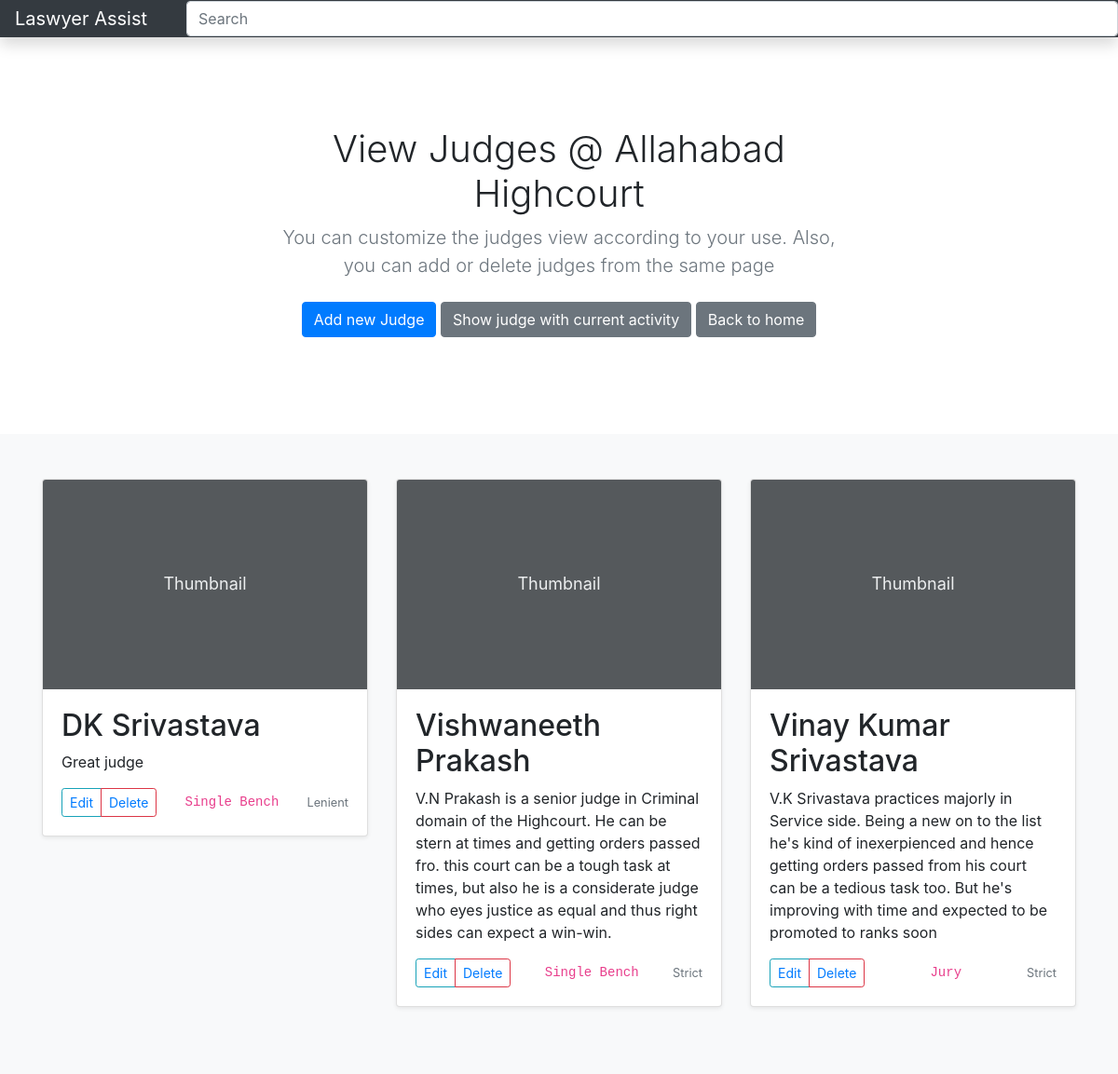
/album/judges.php, run on the app's committed database.
### tables this page shows
CREATE TABLE `court` (
  `courtid` int(4) NOT NULL AUTO_INCREMENT,
  `courtname` varchar(55) NOT NULL,
  `courttype` varchar(55) NOT NULL,
  `casesinthecourt` varchar(127) DEFAULT NULL,
  `court_description` varchar(511) NOT NULL,
  `court_priority` varchar(10) NOT NULL,
  PRIMARY KEY (`courtid`)
);

### album/judges.php (the view, shortened to what this page needs)
<!doctype html>
<html lang="en">
  <head>
<link href="../assets/dist/css/bootstrap.min.css" rel="stylesheet">
    <link href="album.css" rel="stylesheet">
  </head>
  <body>
  <nav class="navbar navbar-dark sticky-top bg-dark flex-md-nowrap p-0 shadow">
  <a class="navbar-brand col-md-3 col-lg-2 mr-0 px-3" href="#">Laswyer Assist</a>
  <input class="form-control form-control-dark w-100" type="text" placeholder="Search" aria-label="Search">
</nav>
<main role="main">
  <section class="jumbotron text-center">
    <div class="container">
      <h1>View Judges @ Allahabad Highcourt</h1>
      <p class="lead text-muted">You can customize the judges view according to your use. Also, you can add or delete judges from the same page</p>
      <p>
        <a href="#" class="btn btn-primary my-2" data-toggle="modal" data-target="#addModal">Add new Judge</a>
        <a href="currentjudge.php" class="btn btn-secondary my-2">Show judge with current activity</a>
        <a href="../dashboard/index.php" class="btn btn-secondary my-2">Back to home</a>
      </p>
    </div>
  </section>
  <div class="album py-5 bg-light">
    <div class="container">
      <div class="row">
      <?php
      $servername = "localhost:8889";
      $username = "root";
      $password = "vashuhero1";
      $dbname = "lawyer";
      $conn = new mysqli($servername, $username, $password, $dbname);
      $sql = "SELECT * FROM court";
      $result = $conn->query($sql);
      if ($result->num_rows > 0) {
        while($row = $result->fetch_assoc()) {
          $courtid=$row['courtid'];
       echo '<div class="col-md-4">
          <div class="card mb-4 shadow-sm">
            <svg class="bd-placeholder-img card-img-top" width="100%" height="225" xmlns="http://www.w3.org/2000/svg" preserveAspectRatio="xMidYMid slice" focusable="false" role="img" aria-label="Placeholder: Thumbnail"><title>Placeholder</title><rect width="100%" height="100%" fill="#55595c"/><text x="50%" y="50%" fill="#eceeef" dy=".3em">Thumbnail</text></svg>
            <div class="card-body">
            <h2>'.$row['courtname'].'</h2>
              <p class="card-text">'.$row['court_description'].'</p>
              <div class="d-flex justify-content-between align-items-center">
                <div class="btn-group">
                  <button type="button" class="btn btn-sm btn-outline-info"><a  href="../sign-in/updatejudge.php?id='.$courtid.'">Edit</a></button>
                  <button type="button" class="btn btn-sm btn-outline-danger"><a  href="deletejudge.php?courtid='.$courtid.'">Delete</a></button>
                </div>
                <code>'.$row['courttype'].'</code>
                <small class="text-muted">'.$row['court_priority'].'</small>
              </div>
            </div>
          </div>
        </div>';
        }}
        else{
          echo "0 records found";
        }
        ?>
      </div>
    </div>
  </div>
</main>
</html>

### album/album.css (style rules this page uses)
.jumbotron { padding-top: 3rem; padding-bottom: 3rem; margin-bottom: 0; background-color: #fff; }
@media (min-width: 768px) { .jumbotron { padding-top: 6rem; padding-bottom: 6rem; } }
.jumbotron p:last-child { margin-bottom: 0; }
.jumbotron h1 { font-weight: 300; }
.jumbotron .container { max-width: 40rem; }

### album/judges.php (style rules this page uses)
.bd-placeholder-img { font-size: 1.125rem; text-anchor: middle; -webkit-user-select: none; -moz-user-select: none; -ms-user-select: none; user-select: none; }

### data on the page
court: courtname "DK Srivastava", court_description "Great judge", courttype "Single Bench", court_priority "Lenient"
court: courtname "Vishwaneeth Prakash", court_description "V.N Prakash is a senior judge in Criminal domain of the Highcourt. He can be stern at times and getting orders passed fro. this court can be a tough task at times, but also he is a considerate judge who eyes justice as equal and thus right sides can expect a win-win.", courttype "Single Bench", court_priority "Strict"
court: courtname "Vinay Kumar Srivastava", court_description "V.K Srivastava practices majorly in Service side. Being a new on to the list he's kind of inexerpienced and hence getting orders passed from his court can be a tedious task too. But he's improving with time and expected to be promoted to ranks soon", courttype "Jury", court_priority "Strict"
